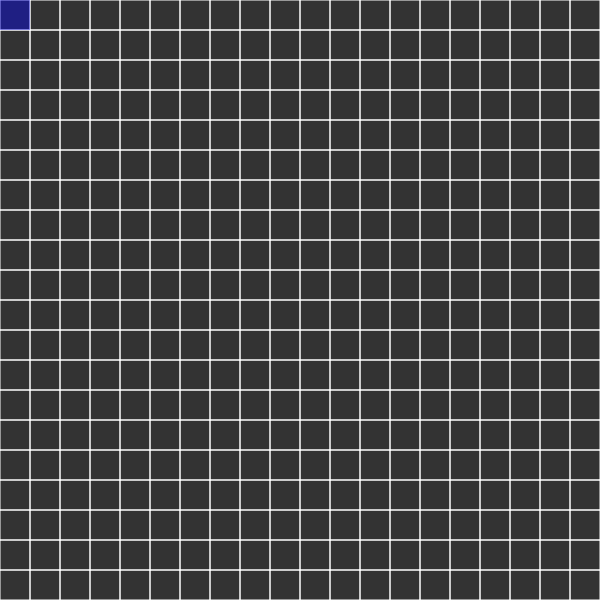
Frame 1 (no input)
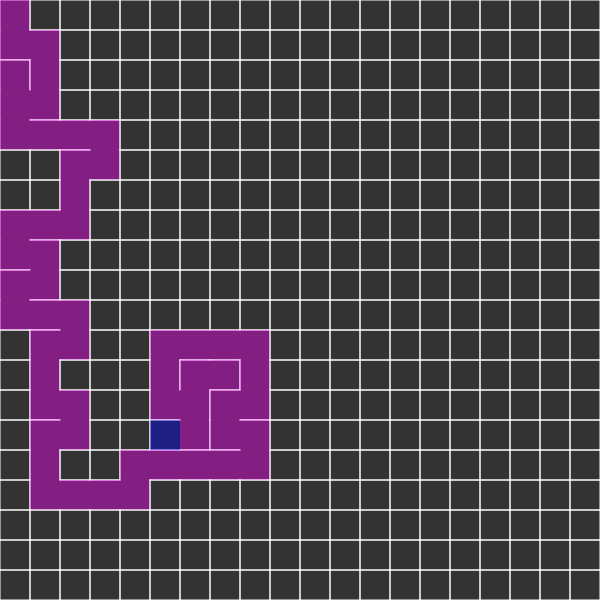
Frame 60 (no input)
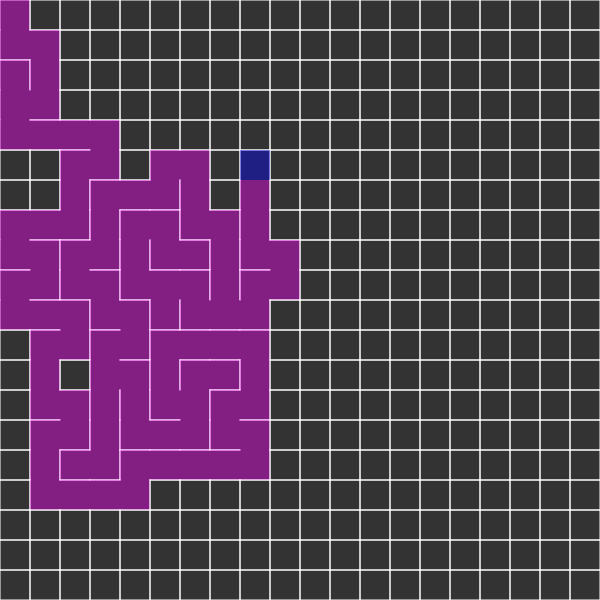
Frame 120 (the mouse pressed at the canvas centre since frame 60)

The p5.js sketch that drew these frames (run headless with seeded random() and noise() and a simulated clock; from frame 60 on, the mouse is pressed at the canvas centre):

// p5.js sketch
// ── sketch.js
/****************
*   CONSTANTS
****************/
const WIDTH = 30;
const TOP = 0;
const RIGHT = 1;
const BOTTOM = 2;
const LEFT = 3;
const DRAWING = 0;
const FINDING = 1;

/***********************
*   GLOBAL VARIABLES
************************/
let cols, rows; // number of rows and cols
let grid = [];  // grid
let current;  // current node during creation of maze
let status; // current status of program, drawing maze or finding path
let stack = []; // stack for drawing maze
let start;  // starting point for A* pathfinding algorithm
let end;  // ending point for A* pathfinding algorithm
let path = [];
let openSet = [];
let closedSet = [];
let minNode;

/***************
*   DRAW CODE
****************/
function setup() {
  createCanvas(600, 600);

  // set status of board to be DRAWING
  status = DRAWING;

  //setup maze
  setupMaze();

  start = grid[0];  // starting point in A* pathfinding
  end = grid[rows*cols - 1];  // ending point in A* pathfinding

  minNode = start;
  openSet.push(start);  // initialising openSet with start node
  start.opened = true;  // indicate that start is in the openSet now
}

function draw() {
  background(51);

  // draw the maze or finds the path
  if(status === DRAWING) {
    drawMaze();

    if(current === grid[0]) {
      status = FINDING;
    }
  }else if(status === FINDING){
    drawMaze();
    findPath();

    path = []
    let temp = minNode;
    path.push(temp);
    while(temp.previous) {
      path.push(temp.previous);
      temp = temp.previous;
    }

    for(let i = 1; i < path.length; i++) {
      let prev = path[i-1];
      let yeh = path[i];

      strokeWeight(4);
      stroke(color(0, 255, 0));
      line(prev.j*WIDTH + WIDTH/2, prev.i*WIDTH + WIDTH/2, yeh.j*WIDTH + WIDTH/2, yeh.i*WIDTH + WIDTH/2);
      strokeWeight(1);
    }

    if(minNode === end) {
      console.log("DONE");
      noLoop();
    }
  }
}

// ── cell.js
// Constructor function for Cell
function Cell(i, j) {
  this.i = i;
  this.j = j;
  this.walls = [true, true, true, true];
  this.visited = false;
  // Variables for A* Pathfinding
  this.f = 0;
  this.g = 0;
  this.h = 0;
  this.previous = undefined;  // previous is used to trace back the final path

  // showing cell on the board
  this.show = function(color) {
    let x = this.j * WIDTH;
    let y = this.i * WIDTH;

    stroke(255);
    if(this.walls[TOP])
      line(x, y, x + WIDTH, y);
    if(this.walls[RIGHT])
      line(x + WIDTH, y, x + WIDTH, y + WIDTH);
    if(this.walls[BOTTOM])
      line(x + WIDTH, y + WIDTH, x, y + WIDTH);
    if(this.walls[LEFT])
      line(x, y + WIDTH, x, y);
    if(this.visited) {
      noStroke();
      if(color) fill(color);
      else fill(255, 0, 255, 100);
      rect(x, y, WIDTH, WIDTH);
    }
  }

  // getNeighbours
  this.getNeighbours = function() {
    let neighbours = [];

    let top    = grid[index(i-1, j)];
    let right  = grid[index(i, j+1)];
    let bottom = grid[index(i+1, j)];
    let left   = grid[index(i, j-1)];

    if(top !== undefined && this.walls[TOP] === false)    neighbours.push(top);
    if(right !== undefined && this.walls[RIGHT] === false)  neighbours.push(right);
    if(bottom !== undefined && this.walls[BOTTOM] === false) neighbours.push(bottom);
    if(left !== undefined && this.walls[LEFT] === false)   neighbours.push(left);

    return neighbours;
  }

  this.checkNeighbours = function() {
    // create neighbours arrays
    let neighbours = [];

    let top    = grid[index(i-1, j)];
    let right  = grid[index(i, j+1)];
    let bottom = grid[index(i+1, j)];
    let left   = grid[index(i, j-1)];

    if(top && !top.visited)
      neighbours.push(top);

    if(right && !right.visited)
      neighbours.push(right);

    if(bottom && !bottom.visited)
      neighbours.push(bottom);

    if(left && !left.visited)
      neighbours.push(left);

    if(neighbours.length > 0) {
      let r = floor(random(0, neighbours.length));
      return neighbours[r];
    }else {
      return undefined;
    }
  }

  this.highlight = function() {
    let x = this.j * WIDTH;
    let y = this.i * WIDTH;
    noStroke();
    fill(0, 0, 255, 100);
    rect(x, y, WIDTH, WIDTH);
  }
}

// converts index in 2D array to index in 1D array
function index(i, j) {
  if(i < 0 || j < 0 || i >= rows || j >= cols)  return -1;
  return (i*cols + j);
}

// ── maze.js
// setups the initial variable of the maze
function setupMaze() {
  cols = floor(width / WIDTH);
  rows = floor(height / WIDTH);

  // intializing grid array
  for(let i = 0; i < rows; i++) {
    for(let j = 0; j < cols; j++) {
      let cell = new Cell(i, j);
      grid.push(cell);
    }
  }

  // initialising current box
  current = grid[0];
}

function drawMaze() {
  // show grid
  for(let i = 0; i < grid.length; i++) {
    grid[i].show();
  }

  // STEP 1
  current.visited = true;
  current.highlight();
  let next = current.checkNeighbours();

  if(next !== undefined) {
    // STEP 2
    stack.push(current);

    // STEP 3
    removeWalls(current, next);

    // STEP 4
    current = next;
  }else if(stack.length > 0){
    current = stack.pop();
  }
}

// function to remove walls
function removeWalls(a, b) {
  let x = a.j - b.j;
  if(x === 1) {
    a.walls[LEFT] = false;
    b.walls[RIGHT] = false;
  }else if(x === -1) {
    a.walls[RIGHT] = false;
    b.walls[LEFT] = false;
  }

  let y = a.i - b.i;
  if(y === 1) {
    a.walls[TOP] = false;
    b.walls[BOTTOM] = false;
  }else if(y === -1) {
    a.walls[BOTTOM] = false;
    b.walls[TOP] = false;
  }
}

// ── path.js
// Finds Paths in Given Maze
function findPath() {
  if(openSet.length > 0) {
    // pop cell with minimimum f-value and push it in closedSet
    minNode = openSet[0];
    for(let i = 0; i < openSet.length; i++) {
      if(minNode.f > openSet[i].f) {
        minNode = openSet[i];
      }
    }

    // traverse through the minNode's getNeighbours
    let neighbours = minNode.getNeighbours();
    console.log(neighbours.length);
    for(let i = 0; i < neighbours.length; i++) {
      let neighbour = neighbours[i];
      if(closedSet.includes(neighbour) === false) {
        if(openSet.includes(neighbour) === true) {
          if(neighbour.g > minNode.g + 1) {
            neighbour.g = minNode.g + 1;
            neighbour.previous = minNode;
            neighbour.h = heuristic(neighbour, end);
            neighbour.f = neighbour.g + neighbour.h;
          }
        }else {
          console.log(neighbour);
          neighbour.g = minNode.g + 1;
          neighbour.previous = minNode;
          neighbour.h = heuristic(neighbour, end);
          neighbour.f = neighbour.g + neighbour.h;
          console.log("PUSHED");
          openSet.push(neighbour);
        }
      }
    }
    console.log(openSet);
    removeFromArray(openSet, minNode);
    closedSet.push(minNode);
    console.log("AFTER REMOVING");
    console.log(openSet);
  }else {
    console.log(minNode);
    noLoop();
  }
}

// Predicts a heuristic distance between points A and B
function heuristic(a, b) {
  return abs(a.i - b.i) + abs(a.j - b.j);
}

// removes node from arrays
function removeFromArray(list, node) {
  for(let i = list.length-1; i >= 0; i--){
    if(list[i] === node)  list.splice(i, 1);
  }
}
